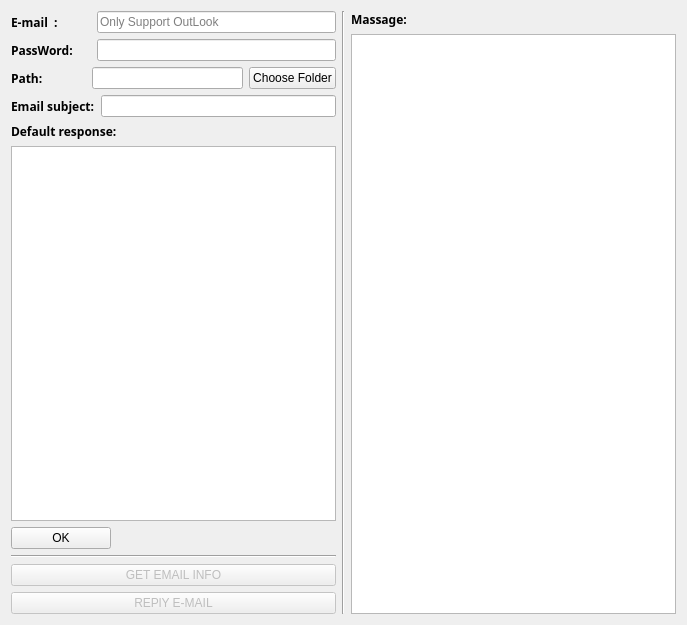
<?xml version="1.0" encoding="UTF-8"?>
<ui version="4.0">
 <class>RASER</class>
 <widget class="QWidget" name="RASER">
  <property name="geometry">
   <rect>
    <x>0</x>
    <y>0</y>
    <width>687</width>
    <height>625</height>
   </rect>
  </property>
  <property name="windowTitle">
   <string>R&amp;Ser</string>
  </property>
  <layout class="QHBoxLayout" name="horizontalLayout_4">
   <item>
    <layout class="QVBoxLayout" name="verticalLayout_4">
     <item>
      <layout class="QVBoxLayout" name="verticalLayout_2">
       <item>
        <layout class="QHBoxLayout" name="horizontalLayout">
         <item>
          <widget class="QLabel" name="label_2">
           <property name="sizePolicy">
            <sizepolicy hsizetype="Preferred" vsizetype="Preferred">
             <horstretch>1</horstretch>
             <verstretch>0</verstretch>
            </sizepolicy>
           </property>
           <property name="font">
            <font>
             <family>Adobe Caslon Pro Bold</family>
             <weight>75</weight>
             <bold>true</bold>
            </font>
           </property>
           <property name="text">
            <string>E-mail  :</string>
           </property>
          </widget>
         </item>
         <item>
          <widget class="QLineEdit" name="emailin">
           <property name="sizePolicy">
            <sizepolicy hsizetype="Expanding" vsizetype="Fixed">
             <horstretch>3</horstretch>
             <verstretch>0</verstretch>
            </sizepolicy>
           </property>
           <property name="placeholderText">
            <string>Only Support OutLook</string>
           </property>
          </widget>
         </item>
        </layout>
       </item>
       <item>
        <layout class="QHBoxLayout" name="horizontalLayout_2">
         <item>
          <widget class="QLabel" name="label_3">
           <property name="enabled">
            <bool>true</bool>
           </property>
           <property name="sizePolicy">
            <sizepolicy hsizetype="Preferred" vsizetype="Preferred">
             <horstretch>1</horstretch>
             <verstretch>0</verstretch>
            </sizepolicy>
           </property>
           <property name="font">
            <font>
             <family>Adobe Caslon Pro Bold</family>
             <weight>75</weight>
             <bold>true</bold>
            </font>
           </property>
           <property name="text">
            <string>PassWord:</string>
           </property>
          </widget>
         </item>
         <item>
          <widget class="QLineEdit" name="pswin">
           <property name="enabled">
            <bool>true</bool>
           </property>
           <property name="sizePolicy">
            <sizepolicy hsizetype="Preferred" vsizetype="Fixed">
             <horstretch>3</horstretch>
             <verstretch>3</verstretch>
            </sizepolicy>
           </property>
           <property name="echoMode">
            <enum>QLineEdit::Password</enum>
           </property>
          </widget>
         </item>
        </layout>
       </item>
       <item>
        <layout class="QHBoxLayout" name="horizontalLayout_3">
         <item>
          <widget class="QLabel" name="label_5">
           <property name="sizePolicy">
            <sizepolicy hsizetype="Preferred" vsizetype="Preferred">
             <horstretch>1</horstretch>
             <verstretch>0</verstretch>
            </sizepolicy>
           </property>
           <property name="font">
            <font>
             <family>Adobe Caslon Pro Bold</family>
             <weight>75</weight>
             <bold>true</bold>
            </font>
           </property>
           <property name="text">
            <string>Path:</string>
           </property>
          </widget>
         </item>
         <item>
          <widget class="QLineEdit" name="pathin">
           <property name="sizePolicy">
            <sizepolicy hsizetype="Preferred" vsizetype="Fixed">
             <horstretch>2</horstretch>
             <verstretch>0</verstretch>
            </sizepolicy>
           </property>
           <property name="inputMask">
            <string/>
           </property>
          </widget>
         </item>
         <item>
          <widget class="QPushButton" name="pathbtn">
           <property name="sizePolicy">
            <sizepolicy hsizetype="Preferred" vsizetype="Fixed">
             <horstretch>1</horstretch>
             <verstretch>0</verstretch>
            </sizepolicy>
           </property>
           <property name="text">
            <string>Choose Folder</string>
           </property>
          </widget>
         </item>
        </layout>
       </item>
       <item>
        <layout class="QHBoxLayout" name="horizontalLayout_5">
         <item>
          <widget class="QLabel" name="label_6">
           <property name="font">
            <font>
             <family>Adobe Caslon Pro Bold</family>
             <weight>75</weight>
             <bold>true</bold>
            </font>
           </property>
           <property name="text">
            <string>Email subject:</string>
           </property>
          </widget>
         </item>
         <item>
          <widget class="QLineEdit" name="emailsbin"/>
         </item>
        </layout>
       </item>
       <item>
        <layout class="QVBoxLayout" name="verticalLayout">
         <item>
          <widget class="QLabel" name="label_4">
           <property name="font">
            <font>
             <family>Adobe Caslon Pro Bold</family>
             <weight>75</weight>
             <bold>true</bold>
            </font>
           </property>
           <property name="autoFillBackground">
            <bool>false</bool>
           </property>
           <property name="text">
            <string>Default response:</string>
           </property>
           <property name="scaledContents">
            <bool>false</bool>
           </property>
           <property name="wordWrap">
            <bool>false</bool>
           </property>
          </widget>
         </item>
         <item>
          <widget class="QPlainTextEdit" name="defaultresponse"/>
         </item>
         <item>
          <widget class="QPushButton" name="comfirmbtn">
           <property name="enabled">
            <bool>true</bool>
           </property>
           <property name="maximumSize">
            <size>
             <width>100</width>
             <height>16777215</height>
            </size>
           </property>
           <property name="cursor">
            <cursorShape>PointingHandCursor</cursorShape>
           </property>
           <property name="text">
            <string>OK</string>
           </property>
          </widget>
         </item>
        </layout>
       </item>
      </layout>
     </item>
     <item>
      <widget class="Line" name="line_2">
       <property name="orientation">
        <enum>Qt::Horizontal</enum>
       </property>
      </widget>
     </item>
     <item>
      <layout class="QVBoxLayout" name="verticalLayout_3">
       <item>
        <widget class="QPushButton" name="GETBTN">
         <property name="enabled">
          <bool>false</bool>
         </property>
         <property name="cursor">
          <cursorShape>PointingHandCursor</cursorShape>
         </property>
         <property name="text">
          <string>GET EMAIL INFO</string>
         </property>
         <property name="autoDefault">
          <bool>true</bool>
         </property>
         <property name="default">
          <bool>true</bool>
         </property>
        </widget>
       </item>
       <item>
        <widget class="QPushButton" name="SENDBTN">
         <property name="enabled">
          <bool>false</bool>
         </property>
         <property name="cursor">
          <cursorShape>PointingHandCursor</cursorShape>
         </property>
         <property name="text">
          <string>REPlY E-MAIL</string>
         </property>
         <property name="default">
          <bool>true</bool>
         </property>
        </widget>
       </item>
      </layout>
     </item>
    </layout>
   </item>
   <item>
    <widget class="Line" name="line">
     <property name="sizePolicy">
      <sizepolicy hsizetype="Minimum" vsizetype="Minimum">
       <horstretch>0</horstretch>
       <verstretch>0</verstretch>
      </sizepolicy>
     </property>
     <property name="orientation">
      <enum>Qt::Vertical</enum>
     </property>
    </widget>
   </item>
   <item>
    <layout class="QVBoxLayout" name="verticalLayout_5">
     <item>
      <widget class="QLabel" name="label">
       <property name="font">
        <font>
         <family>Adobe Caslon Pro Bold</family>
         <weight>75</weight>
         <bold>true</bold>
        </font>
       </property>
       <property name="text">
        <string>Massage:</string>
       </property>
      </widget>
     </item>
     <item>
      <widget class="QTextBrowser" name="messagebox"/>
     </item>
    </layout>
   </item>
  </layout>
 </widget>
 <resources/>
 <connections/>
</ui>
